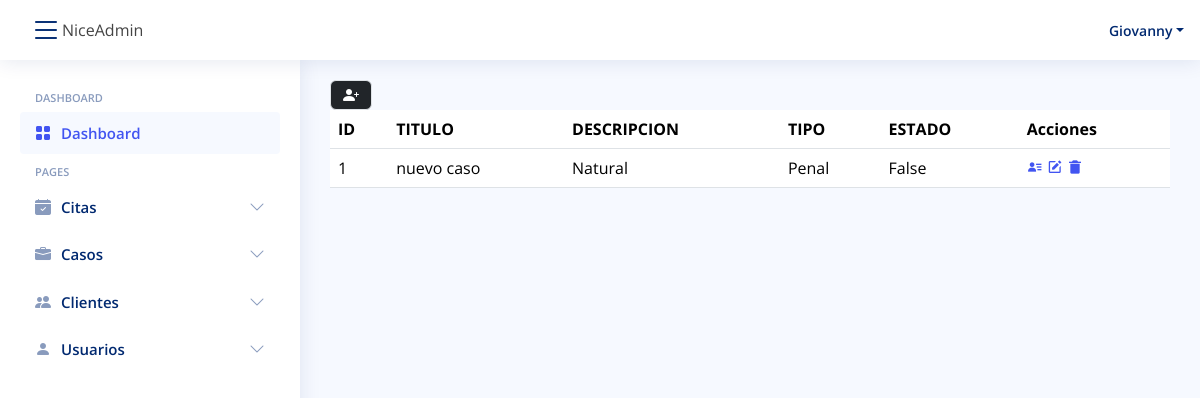
The app's page /casos/ (signed in), older data.
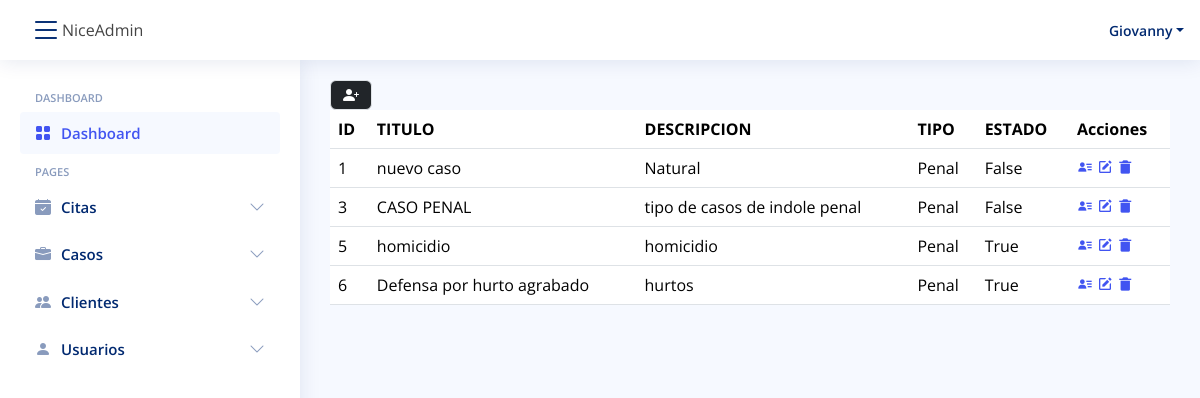
The same page, newer data.
### casos/models.py (models this page shows, shortened)
class Caso(models.Model):  # tabla para los casos
    id = models.BigAutoField(primary_key=True)
    titulo = models.CharField(max_length=100)  # titulo del caso
    descripcion = models.CharField(max_length=50)  # descripcion del caso
    tipo = models.ForeignKey(
        TipoCaso, on_delete=models.CASCADE)
    id_cliente = models.ManyToManyField(Cliente, verbose_name="Cliente")
    documentos = models.FileField(
        upload_to="documentos/casos")
    estado = models.BooleanField(
        default=False,)  # estado del caso, default false, para pendiente

class TipoCaso(models.Model):
    id = models.BigAutoField(primary_key=True)
    titulo = models.CharField(max_length=100)
    descripcion = models.CharField(max_length=200)
    def __str__(self):
        return self.titulo

### casos/views.py (the view)
# urls.py: path("casos/", include('casos.urls')),
@login_required(login_url="/login/")
def casos(request):
    getCasos = Caso.objects.all()
    return render(request, "casos/index.html", {"casos": getCasos})

### casos/templates/casos/index.html
{% extends "base/base.html" %} {% block content %}
<a
type="button"
title="Agregar Nuevos Usuarios"
class="border btn btn-dark" href="{% url 'AddCaso' %}">
<i class="bi bi-person-plus-fill"></i>
</a>
<table class="table datatable">
    <thead>
        <tr>
            <th scope="col">ID</th>
            <th scope="col">TITULO</th>
            <th scope="col">DESCRIPCION</th>
            <th scope="col">TIPO</th>
            <th scope="col">ESTADO</th>
            <th scope="col">Acciones</th>
        </tr>
    </thead>
    <tbody>
        {% for caso in casos %}
        <tr>
            <td>{{caso.id}}</td>
            <td>{{caso.titulo}}</td>
            <td>{{caso.descripcion}}</td>
            <td>{{caso.tipo}}</td>
            <td>{{caso.estado}}</td>
            <td>
                    <a href="{% url 'CasoDetail' caso.id %}">
                        <span class="bx bxs-user-detail"></span>
                    </a>
                    <a href="{% url 'CasoUpdate' caso.id %}">
                        <span class="bx bxs-edit"></span>
                    </a>
                    <a href="{% url 'CasoRemove' caso.id %}">
                        <i class="bx bxs-trash-alt"></i>
                    </a>
            </td>
        </tr>
        {% endfor %}
    </tbody>
</table>
{% endblock  %}

Row changes from the older to the newer data that the page shows:
added Caso: id "3", titulo "CASO PENAL", descripcion "tipo de casos de indole penal", tipo "Penal", estado "False"
added Caso: id "5", titulo "homicidio", descripcion "homicidio", tipo "Penal", estado "True"
added Caso: id "6", titulo "Defensa por hurto agrabado", descripcion "hurtos", tipo "Penal", estado "True"
